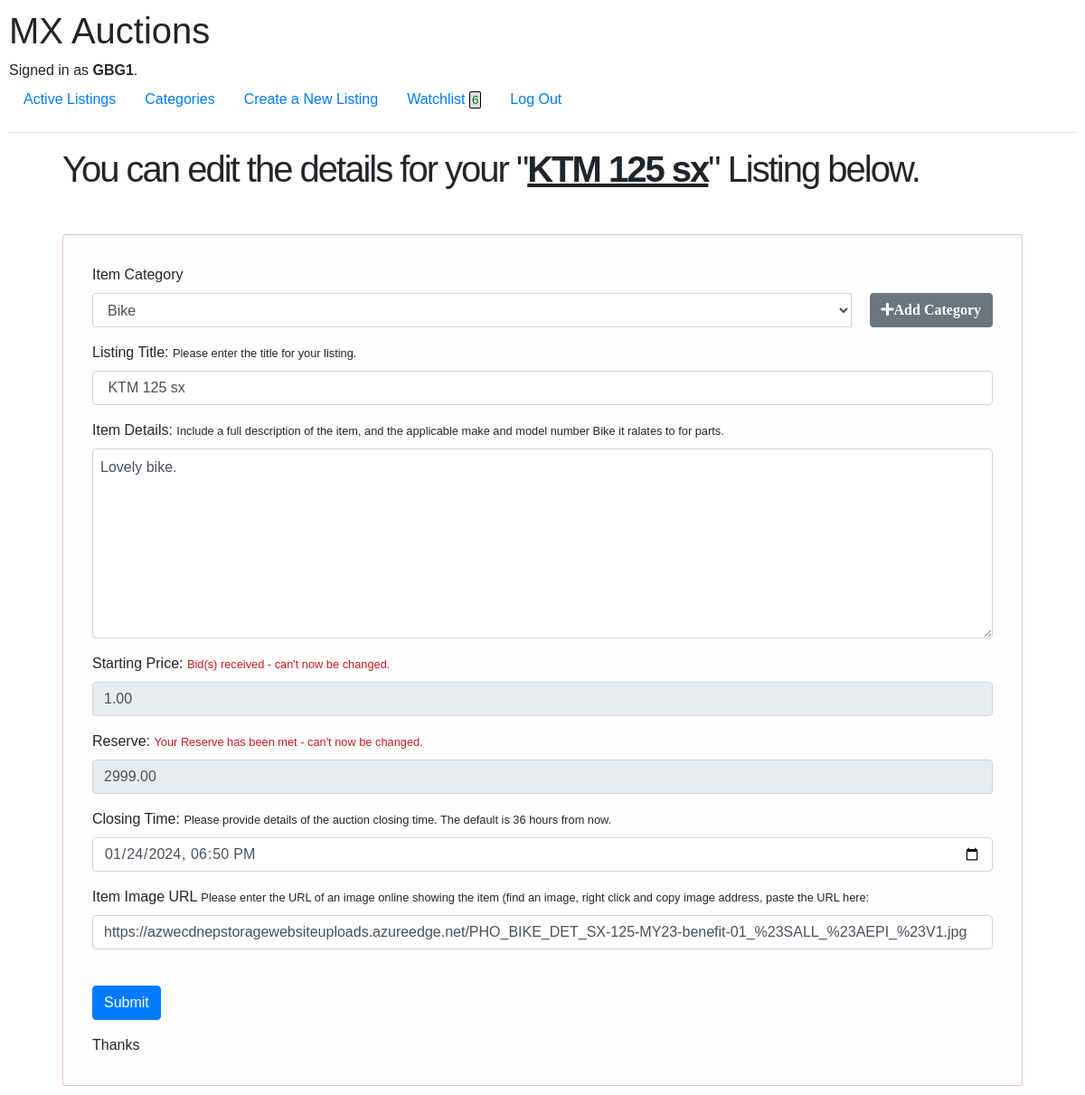
The app's page /editlisting/1/ (signed in), older data.
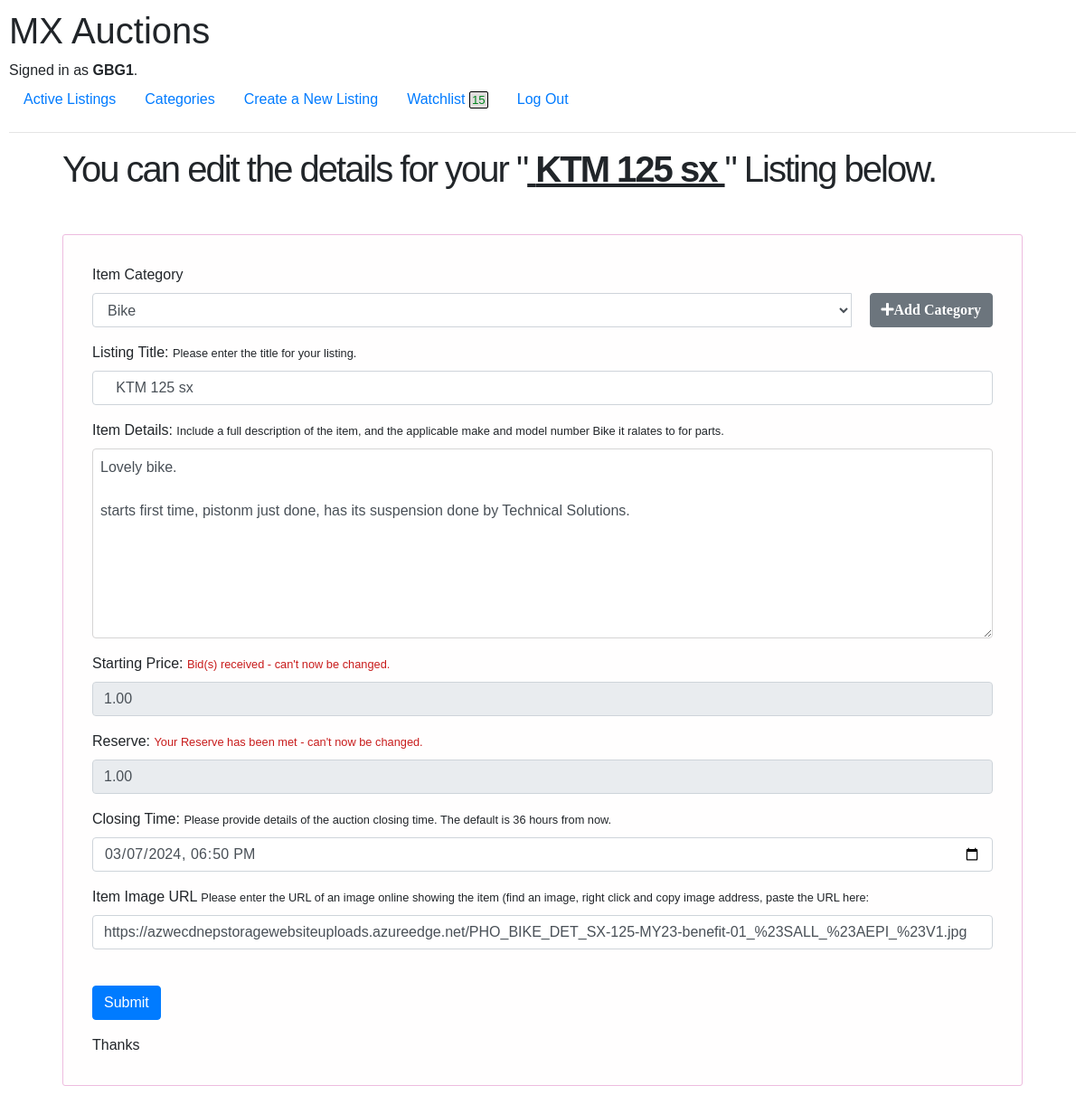
The same page, newer data.
### auctions/models.py (models this page shows, shortened)
class Listing(models.Model):
    category = models.ForeignKey(Category, on_delete=models.SET_NULL, null = True, blank=True, related_name="listings")
    listing_title = models.CharField(max_length=256, verbose_name="Title")
    listing_details = models.TextField(verbose_name="Please enter full detailss of your Listing")
    listing_date_time = models.DateTimeField(default = now, verbose_name="Listing time")
    starting_price = models.DecimalField(max_digits=10, decimal_places=2, blank = False, default = 1, verbose_name="Starting Price")
    current_bid = models.DecimalField(max_digits=10, decimal_places=2, null = True, blank = True, verbose_name="Current Bid")
    sold_price = models.DecimalField(max_digits=10, decimal_places=2, null = True, blank = True, verbose_name="Sold Price")
    reserve = models.DecimalField(max_digits=10, decimal_places=2, verbose_name="Reserve")
    closing_time = models.DateTimeField(default = seventytwohours, verbose_name="Closing time")
    auction_open = models.BooleanField(default = True, verbose_name="Auction Open")
    listing_image_url = models.URLField(max_length=500, verbose_name="URL for images for Listing Item")
    user = models.ForeignKey(User, on_delete=models.CASCADE, related_name="listings", verbose_name="Listed by")
    following = models.ManyToManyField(settings.AUTH_USER_MODEL, blank=True, related_name="followers", verbose_name="following")
    def bid_history(self):
        return self.bids.order_by('-amount')

class Category(models.Model):
    category_name = models.CharField(max_length=256, verbose_name="Category")
    def __str__(self):
        return self.category_name

### auctions/views.py (the view)
# urls.py: path('editlisting/<int:listing_id>/', views.editlisting, name="editlisting" ),
def editlisting(request, listing_id):
    listing = get_object_or_404(Listing, pk=listing_id)
    if request.user != listing.user:
        return render(request, "auctions/forbiddenedit.html", {
            "listing_id" : listing_id,
        })
    if request.method == "POST":
        print("New EDIT listing POST received")
        new_category_name = request.POST.get('new_category_name', '').strip().lower()
        if new_category_name:
            existing_categories = Category.objects.values_list('category_name', flat=True)
            existing_categories_lower = [c.lower() for c in existing_categories]
            if new_category_name not in existing_categories_lower:
                Category.objects.create(category_name=new_category_name.title())
                message = "Thanks for your submission, we have added a new category."
                listing.category = new_category_name.title()
                listing.save()
                return HttpResponseRedirect(reverse('editlisting', args=(listing_id,)))
        else:
            item_category_id = request.POST.get('category')
            if item_category_id is not None:
                try:
                    item_category_id = int(item_category_id)
                    item_category = Category.objects.get(pk=item_category_id)
                except (ValueError, Category.DoesNotExist):
                    item_category = None
                    messages.error(request, "Invalid category selected.")
            item_title = request.POST.get('item_title')
            item_details = request.POST.get('item_details')
            if listing.listing_image_url:
                item_image_url = request.POST.get('item_image_url')
            item_starting_price = request.POST.get('item_starting_price')
            item_reserve = request.POST.get('item_reserve', 1)
            item_closing_time = request.POST.get('item_closing_time', '').strip()
            if not item_closing_time:
                item_closing_time = now() + timedelta(days=3)
            if not item_reserve:
                item_reserve = 1
            if not item_starting_price:
                item_starting_price = 1
            try:
                item_reserve = Decimal(item_reserve)
                item_starting_price = Decimal(item_starting_price)
            except (ValueError, ValidationError):
                messages.error(request, "Invalid numeric value.")
                return redirect('edit_listing', listing_id=listing_id)
            details_len = len(item_details)
            title_len = len(item_title)
            if title_len == 0:
                return render(request, "auctions/newlisting.html", {
                    "message": "Details for title can't be blank",
                    "categories": Category.objects.all(),
                })
            elif details_len == 0:
                return render(request, "auctions/newlisting.html", {
                    "message": "Details for listing can't be blank",
                    "categories": Category.objects.all(),
                })
            elif title_len > 256:
                return render(request, "auctions/newlisting.html", {
                    "message": "Title can't exceed 256 characters",
                    "categories": Category.objects.all(),
                })
            else:
                listing.category = item_category
                listing.listing_title = item_title
                listing.listing_details = item_details
                listing.reserve = item_reserve
                listing.starting_price = item_starting_price
                listing.closing_time = item_closing_time
                if item_image_url:
                    listing.listing_image_url = item_image_url
                listing.save()
                messages.success(request, "Your listing has been updated successfully.")
                return HttpResponseRedirect(reverse('listing_details', args=(listing_id,)))
    else:
        categories = Category.objects.all()
        reserve_met = listing.current_bid >= listing.reserve
        bid_made = listing.bid_history().exists()
        closing_time = listing.closing_time.strftime('%Y-%m-%dT%H:%M')
        print(closing_time)
        return render(request, "auctions/editlisting.html", {
            "listing" : listing,
            "categories" : categories,
            "reserve_met" : reserve_met,
            "bid_made"  : bid_made,
            "closing_time" : closing_time,
        })

### auctions/context_processors.py (called while the page is built)
def following_count(request):
    if request.user.is_authenticated:
        return {'following_count': request.user.following_count()}
    return {'following_count': 0}

### auctions/models.py (called while the page is built)
    def following_count(self):
        return Listing.objects.filter(following=self).count()

### auctions/templates/auctions/editlisting.html (shortened to what this page needs)
{% extends "auctions/layout.html" %}
{% block body %}
<h1 class="edit-title">You can edit the details for your "<strong style="text-decoration: underline;">{{ listing.listing_title }}</strong>" Listing below.</h1>
<div class="form-container edit-form-container">
    <form action="{% url 'editlisting' listing_id=listing.id %}" method="post">
        <div class="form-group">
            <label for="category_box">Item Category</label>
            <div class = "input-group">
                <select name="category" id="category_box" class="form-control">
                    <option value="none" selected>{{ listing.category }} </option>
                </select>
                <span class="input-group-btn" style="margin-left: 2%;">
                    <button type="button" class="btn btn-secondary" data-toggle="modal" data-target="#addCategoryModal">
                        <i class="fa fa-plus">Add Category</i>
                    </button>
                </span>
            </div>
        </div>
        <div class="form-group">
            <label for="title_box">Listing Title: <small class="lebal-description">  Please enter the title for your listing. </small></label>
            <input type="text" id="title_box" name="item_title" class="form-control" value=" {{ listing.listing_title }} "></input>
        </div>
        <div class="form-group">
            <label for="details_box">Item Details: <small class="lebal-description">  Include a full description of the item, and the applicable make and model number Bike it ralates to for parts. </small></label>
            <textarea id="details_box" name="item_details" rows="8" class="form-control">{{ listing.listing_details }}</textarea>
        </div>
        {% if bid_made  %}
        <div class="form-group">
            <label>Starting Price: <small class="lebal-description" style="color:rgb(200, 28, 28);">Bid(s) received - can't now be changed.</small></label>
            <input type="text" class="form-control" value="{{ listing.starting_price }}" disabled>
        </div>
        {% endif %}
        {% if reserve_met %}
        <div class="form-group">
            <label>Reserve: <small class="lebal-description" style="color:rgb(200, 28, 28);"> Your Reserve has been met - can't now be changed.</small></label>
            <input type="text" class="form-control" value="{{ listing.reserve }}" disabled>
        </div>
        {% endif %}
        <div class="form-group">
            <label for="closing_time_box">Closing Time: <small class="lebal-description">  Please provide details of the auction closing time. The default is 36 hours from now.</small></label>
            <input type="datetime-local" id="closing_time_box" name="item_closing_time" class="form-control" value="{{ closing_time }}" />
        </div>
        <div class="form-group">
            <label for="image_url_box">Item Image URL <small class="lebal-description">  Please enter the URL of an image online showing the item (find an image, right click and copy image address, paste the URL here:</small></label>
            <input type="url" id="image_url_box" name="item_image_url" class="form-control" value=" {{ listing.listing_image_url }} "></input>
        </div>
        <br>
        <div class = "form-group">
            <input class="btn btn-primary" type="submit" value="Submit">
        </div>
    </form>
    Thanks
    </div>
{% endblock %}

### auctions/templates/auctions/layout.html (shortened to what this page needs)
{% load static %}
<!DOCTYPE html>
<html lang="en">
    <head>
        <link rel="stylesheet" href="https://stackpath.bootstrapcdn.com/bootstrap/4.4.1/css/bootstrap.min.css">
        <link rel="stylesheet" href="https://cdnjs.cloudflare.com/ajax/libs/font-awesome/5.15.3/css/all.min.css">
        <link href="{% static 'auctions/styles.css' %}" rel="stylesheet">
    </head>
    <body>
        <h1>MX Auctions</h1>
        <div>
            {% if user.is_authenticated %}
                Signed in as <strong>{{ user.username }}</strong>.
            {% else %}
                Not signed in.
            {% endif %}
        </div>
        <ul class="nav">
            <li class="nav-item">
                <a class="nav-link" href="{% url 'index' %}">Active Listings</a>
            </li>
            <li class="nav-item">
                <a class="nav-link" href="{% url 'categories' %}">Categories</a>
            </li>
            {% if user.is_authenticated %}
                <li class="nav-item">
                    <a class="nav-link" href="{% url 'new_listing' %}">Create a New Listing</a>
                </li>
                <li class = "nav-item">
                    <a class="nav-link" href="{% url 'watchlist' %}">Watchlist <span class = "wishlist-widget">{{ following_count }}</span></a>
                </li>
                <li class="nav-item">
                    <a class="nav-link" href="{% url 'logout' %}">Log Out</a>
                </li>
            {% endif %}
        </ul>
        <hr>
        {% block body %}
        {% endblock %}
    </body>
</html>

Row changes from the older to the newer data that the page shows:
changed Listing "KTM 125 sx": item_details "Lovely bike." → "Lovely bike. starts first time, pistonm just done, has its suspension done by Technical Solutions."; reserve "2999.00" → "1.00"
Text that changed along with them:
{{ following_count }}: "6" → "15"
form field item_closing_time: "01/24/2024 18:50" → "03/07/2024 18:50"
